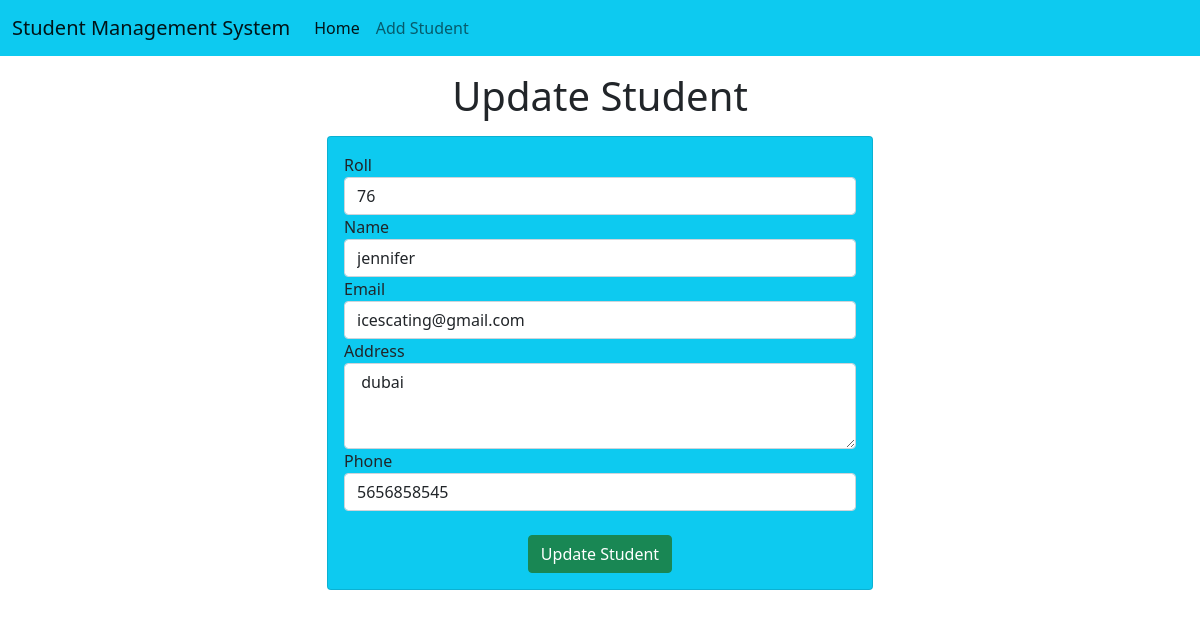
Page /update-std/4 on the committed database.
### std/models.py (models this page shows)
class Student(models.Model):
    roll = models.CharField(max_length=70)
    name = models.CharField(max_length=70)
    email = models.CharField(max_length=70)
    address = models.CharField(max_length=70)
    phone = models.CharField(max_length=10)

### std/views.py (the view)
# urls.py: path('update-std/<int:roll>', update_std),
def update_std(request,roll):
    std = Student.objects.get(pk=roll)
    return render(request,'update_std.html',{'std':std})

### std/templates/update_std.html (shortened to what this page needs)
<!doctype html>
<html lang="en">
  <head>
    <link href="https://cdn.jsdelivr.net/npm/bootstrap@5.0.2/dist/css/bootstrap.min.css" rel="stylesheet">
  </head>
  <body>
  {% include 'navbar.html' %}
    <h1 class="text-center my-3"> Update Student </h1>
     <div class="container">
       <div class="row">
         <div class="col-md-6 offset-md-3">
           <div class="card bg-info">
             <div class="card-body">
               <form action="do-update-std/{{std.id}}" method="POST">
                 <div class="md-3">
                   <label for="roll">Roll</label>
                 <input name="std_roll" type="text" id="roll" class="form-control" placeholder="Enter your Roll" required value="{{std.roll}}">
                 </div>
                   <div class="md-3">
                   <label for="name">Name</label>
                 <input name="std_name" type="text" id="name" class="form-control" placeholder="Enter your name" required value="{{std.name}}">
                 </div>
                   <div class="md-3">
                   <label for="email">Email</label>
                 <input name="std_email" type="text" id="email" class="form-control" placeholder="Enter your email" required value="{{std.email}}">
                 </div>
                  <div class="md-3">
                   <label for="address">Address</label>
                   <textarea name="std_address" id="address" rows="3" class="form-control" placeholder="Enter your address" required>{{std.address}} </textarea>
                 </div>
                 <div class="md-3">
                   <label for="phone">Phone</label>
                 <input name="std_phone" type="text" id="phone" class="form-control" placeholder="Enter your phone" required value="{{std.phone}}">
                 </div>
                 <br>
                 <div class="container text-center">
                   <button class="btn btn-success">
                     Update Student
                   </button>
                 </div>
               </form>
             </div>
           </div>
         </div>
       </div>
     </div>
  </body>
</html>

### rows in the picture
Student: std_roll "76", std_name "jennifer", std_email "icescating@gmail.com", std_address "dubai", std_phone "5656858545"
